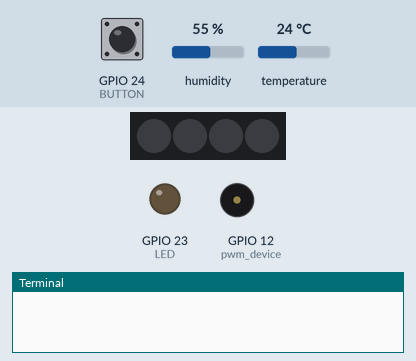
This program was run on a simulated Raspberry Pi (BCM pin numbers). Parts: 4 RGB LEDs in strip order, left to right, output pins drawn as LEDs (lit = HIGH), buzzer (waves = sounding), the last lines printed to the terminal. The test bench sets the inputs (shaded band); at power-on: GPIO 24 (BUTTON) LOW, humidity 55 %, temperature 24 °C. No MQTT or app messages arrive unless stated; system figures (address, load, memory, disk, uptime) are fixed made-up values; the clock reads 2024-03-15 10:24:30 at power-on unless the program sets it.

Above: at 1.3 s.
1.4 s: GPIO 24 (BUTTON) pulled HIGH for 0.15 s
At 3.7 s:
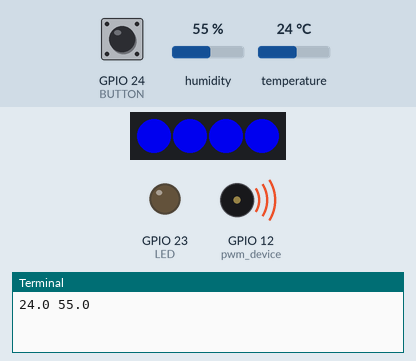
4.5 s: GPIO 24 (BUTTON) pulled HIGH for 1 s
8.5 s: GPIO 24 (BUTTON) pulled HIGH for 3.2 s
At 13.0 s:
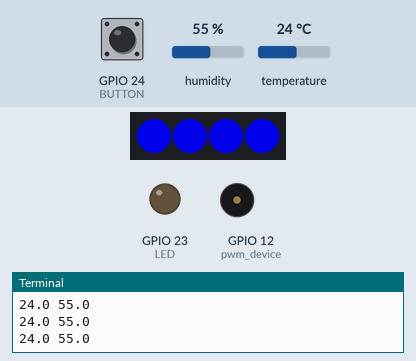
Timing chart, 0 to 14.5 s (numbered marks = the images above; inputs shaded):
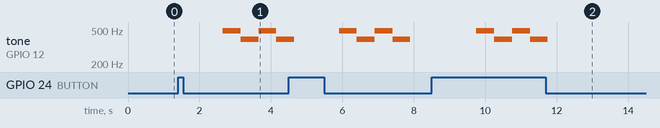

Measured:
- after the input at 1.4 s, tone on GPIO 12 (pwm_device): alternates 493 Hz for 0.50 s and 391 Hz for 0.50 s, starting after 1.3 s
- after the input at 8.5 s, tone on GPIO 12 (pwm_device): plays 493 Hz for 0.50 s, 391 Hz for 0.50 s, 493 Hz for 0.50 s, 391 Hz for 0.50 s, starting after 1.3 s

The program:

rpi-weather.py
```python
import RPi.GPIO as GPIO
import time
from time import sleep
import adafruit_dht
import board
import neopixel
from gpiozero import Button
from gpiozero import PWMOutputDevice
import paho.mqtt.client as mqtt
import psutil


LED = 23
GPIO.setup(LED, GPIO.OUT)

buzzer_pin=12
music_on = True
tones = [493,391]
music = [1,2,1,2,1,2]
term = [0.5, 0.5, 0.5, 0.5, 0.5, 0.5]
a = [1,2,3,4]
def play_music():
    global music, tones, term
    pwm_device = PWMOutputDevice(pin=buzzer_pin, frequency=100, initial_value=0.0)

    while True:
        for i in range(len(a)):
            pwm_device.frequency = tones[music[i] - 1]
            pwm_device.value = 0.5
            sleep(term[i])
            pwm_device.value = 0.0
        break

GPIO.setmode(GPIO.BCM)
GPIO.setwarnings(False)

pixel_pin = board.D10
num_pixels = 4
pixels = neopixel.NeoPixel(pixel_pin , num_pixels, brightness=0.8, auto_write=False, pixel_order=neopixel.GRB)

BUTTON = 24
GPIO.setup(BUTTON, GPIO.IN, pull_up_down=GPIO.PUD_DOWN)
dht_device = adafruit_dht.DHT22(board.D4)

debounce_time = 0.3
prev_button_time = 0
def is_button_pressed():
    global prev_button_time
    current_time = time.time()
    if GPIO.input(BUTTON) == GPIO.HIGH:
        if (current_time - prev_button_time) >= debounce_time:
            prev_button_time = current_time
            return True
    return False


MY_ID = "21"

def get_data():
    while True:
        try:
            temperature = dht_device.temperature
            humidity = dht_device.humidity
            return temperature, humidity
        except RuntimeError as error:
            sleep(2.0)
            continue

MQTT_HOST = "mqtt-dashboard.com" # broker
MQTT_PORT = 1883
MQTT_KEEPALIVE_INTERVAL = 60
MQTT_TOPIC = f"weather/{MY_ID}/sensing"

client = mqtt.Client(mqtt.CallbackAPIVersion.VERSION2)
client.connect(MQTT_HOST, MQTT_PORT, MQTT_KEEPALIVE_INTERVAL)
client.loop_start()


try:
    count=0
    while True:
        if is_button_pressed():
            count+=1
            try:
                temperature = dht_device.temperature
                humidity = dht_device.humidity
                print(temperature, humidity)

                sleep(1)
                temperature, humidity = get_data()

                if float(temperature) <= 25.4:
                    if float(humidity) <= 50:
                        pixels.fill((0,210,255))
                        pixels.show()
                        GPIO.output(LED, GPIO.HIGH)
                        sleep(2)
                        GPIO.output(LED, GPIO.LOW)
                        value = f'{{"현재온도": {temperature:.1f}, "현재습도": {humidity}, "눈으로 보는 날씨: 하늘색}}'
                    else:
                        pixels.fill((0,0,255))
                        pixels.show()
                        play_music()
                        value = f'{{"현재온도": {temperature:.1f}, "현재습도": {humidity}, "눈으로 보는 날씨: 파란색}}'


                if float(temperature) > 25.4 and float(temperature) <= 25.6:
                    if float(humidity) <= 50:
                        pixels.fill((255,150,0))
                        pixels.show()
                        GPIO.output(LED, GPIO.HIGH)
                        sleep(2)
                        GPIO.output(LED, GPIO.LOW)
                        value = f'{{"현재온도": {temperature:.1f}, "현재습도": {humidity}, "눈으로 보는 날씨: 노란색}}'
                    else:
                        pixels.fill((0,255,12))
                        pixels.show()
                        play_music()
                        value = f'{{"현재온도": {temperature:.1f}, "현재습도": {humidity}, "눈으로 보는 날씨: 초록색}}'

                if float(temperature) > 25.6:
                    if float(humidity) <= 50:
                        pixels.fill((250,50,250))
                        pixels.show()
                        GPIO.output(LED, GPIO.HIGH)
                        sleep(2)
                        GPIO.output(LED, GPIO.LOW)
                        value = f'{{"현재온도": {temperature:.1f}, "현재습도": {humidity}, "눈으로 보는 날씨: 분홍색}}'
                    else:
                        pixels.fill((255,0,0))
                        pixels.show()
                        play_music()
                        value = f'{{"현재온도": {temperature:.1f}, "현재습도": {humidity}, "눈으로 보는 날씨: 빨간색}}'

                client.publish(MQTT_TOPIC, value)

                if count > 5:
                    pixels.fill((0,0,0))
                    pixels.show()
                    print("작동이 끝났습니다.")
                    break

            except RuntimeError:
                sleep(1.0)
except KeyboardInterrupt:
    pixels.fill((0,0,0))
    pixels.show()
    print("I'm done!")

finally:
    client.loop_stop()
    client.disconnect()
```
